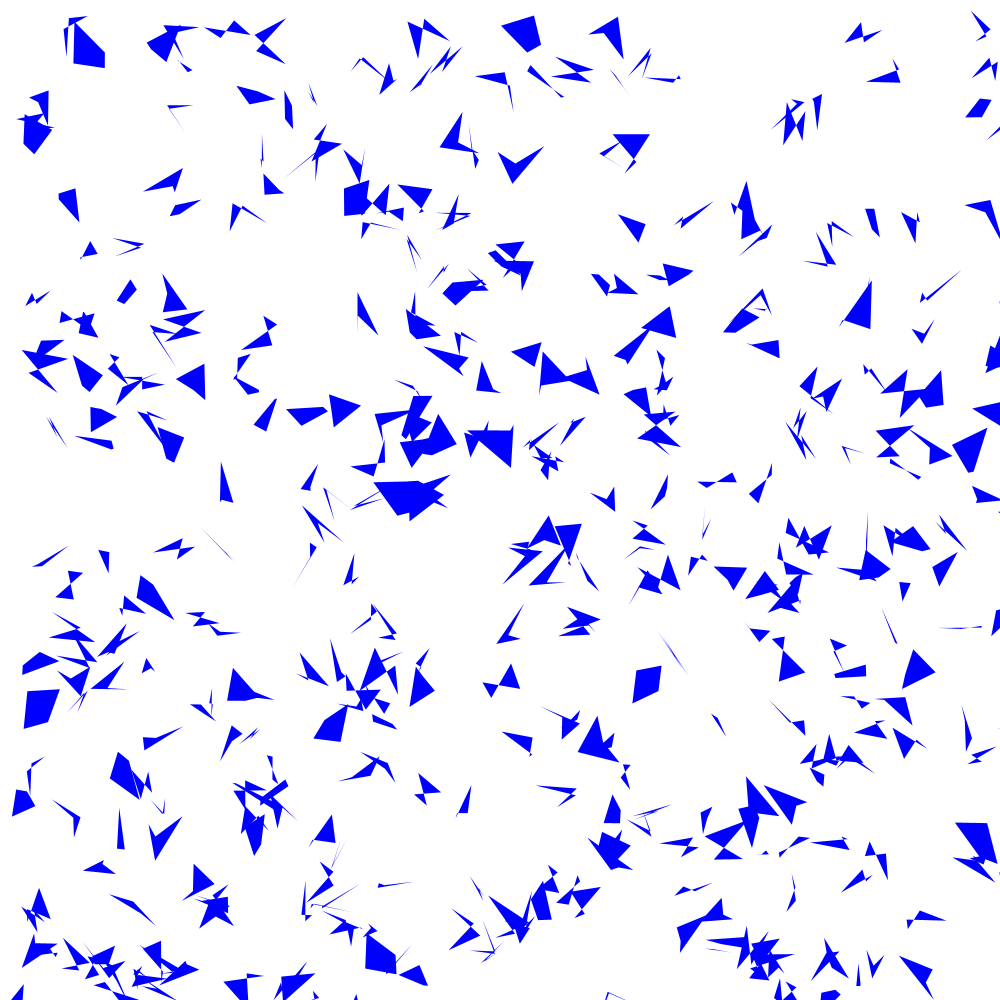
Frame 1 (no input)
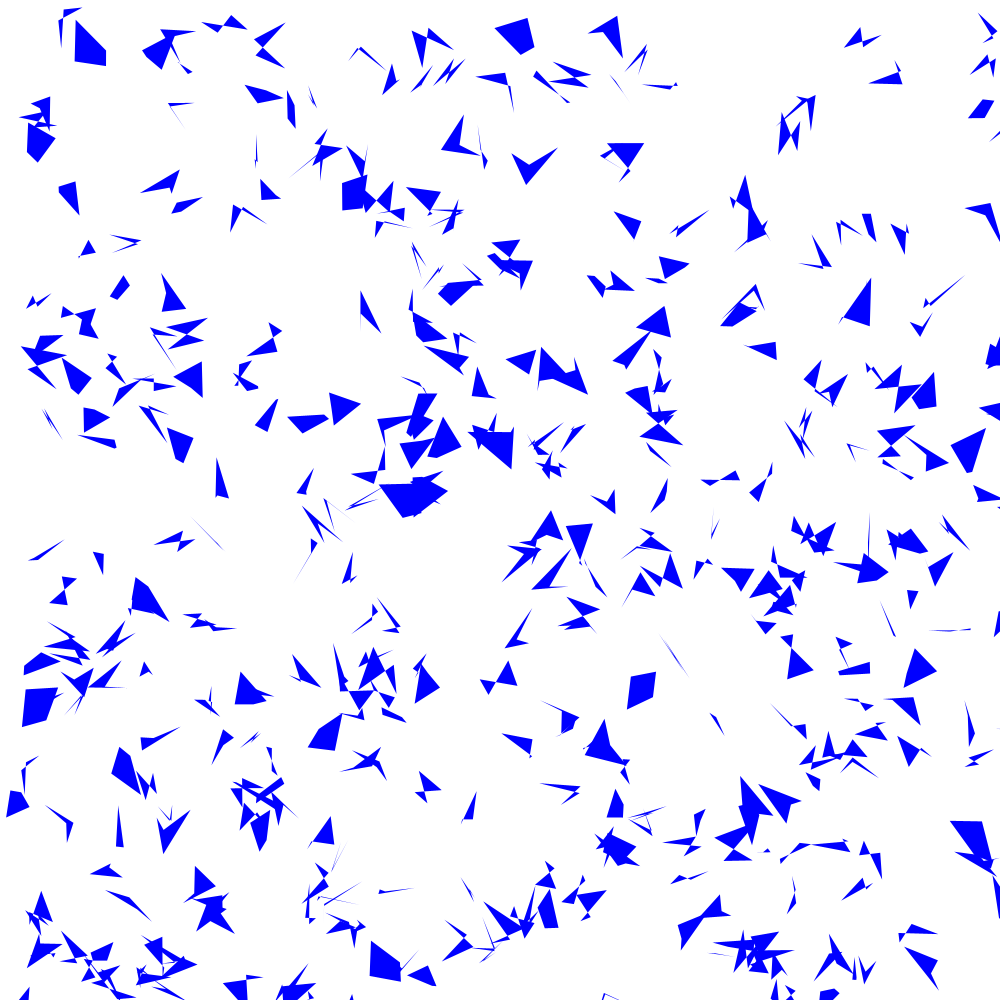
Frame 60 (the mouse pressed at the canvas centre just before this capture)
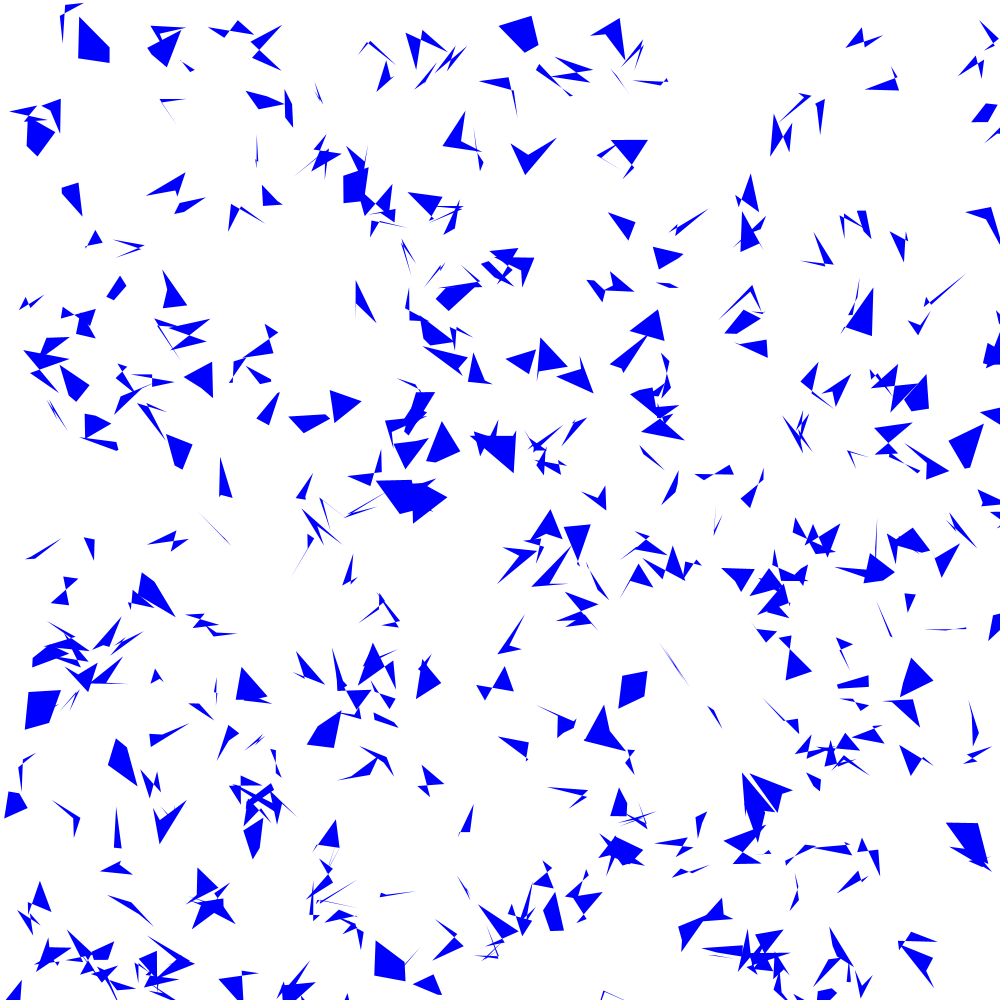
Frame 120 (the mouse held since frame 60 and released just before this capture)

The Processing sketch that drew these frames (run headless with seeded random() and noise(); from frame 60 on, the mouse is pressed at the canvas centre):

// Processing sketch: n_shape
// ── n_shape.pde
int NUMBER_SHAPES = 400;
int NUMBER_VERTICIES_PER_SHAPE = 4;

PShape[] shapes;
float[] xs;
float[] ys;

void setup() {
  size(1000, 1000);
  
  shapes = new PShape[NUMBER_SHAPES];
  xs = new float[NUMBER_SHAPES];
  ys = new float[NUMBER_SHAPES];
  
  for (int i = 0; i < NUMBER_SHAPES; i += 1) {
    xs[i] = random(width);
    ys[i] = random(height);
    shapes[i] = createShape();
    shapes[i].beginShape();
    shapes[i].fill(0, 0, 255);
    shapes[i].noStroke();
    
    for (int j = 0; j < NUMBER_VERTICIES_PER_SHAPE; j += 1) {
      shapes[i].vertex(random(50), random(50));
    }
    
    shapes[i].endShape(CLOSE);
  }
}

void draw() {
  background(255);
  
  for (int i = 0; i < NUMBER_SHAPES; i += 1) {
    xs[i] += random(-1, 1);
    ys[i] += random(-1, 1);
    shape(shapes[i], xs[i], ys[i]);
  }
}
